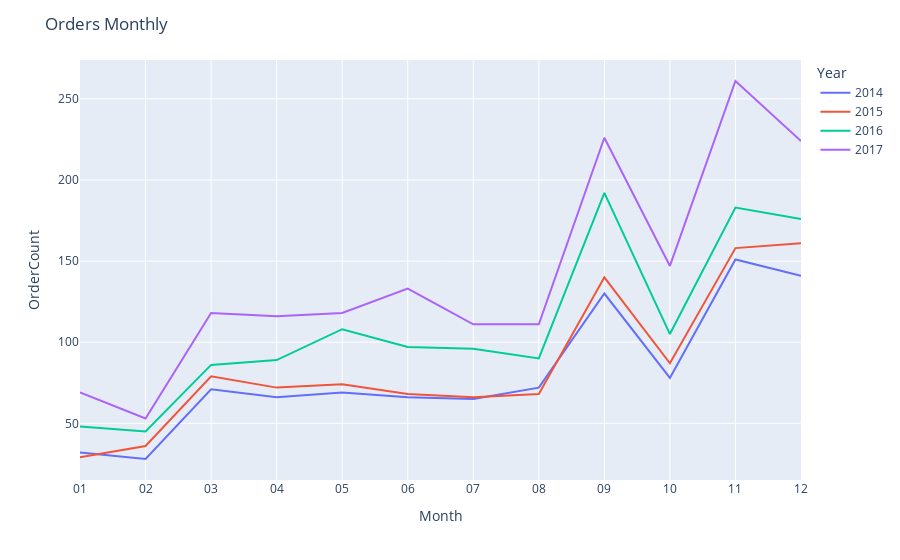

Notebook source saved alongside this figure:
### Code cell
# Orders per month.
orders_monthly_over_years = pd.read_sql(
    """
    SELECT
    SUBSTR(OrderDate, 1, 4) AS Year,
    SUBSTR(OrderDate, 6, 2) AS Month,
    COUNT(OrderID) AS OrderCount
    FROM Orders
    GROUP BY Year, Month
    """, db_conn)

fig = px.line(orders_monthly_over_years, x='Month', y='OrderCount', color='Year')
fig.update_layout(title='Orders Monthly')
fig.show()

### Figure 1 — Plotly figure (JSON) as saved in the notebook; plotly's stock layout.template omitted (floating-point values rounded to 4 significant figures)
{"data": [{"hovertemplate": "Year=2014<br>Month=%{x}<br>OrderCount=%{y}<extra></extra>", "legendgroup": "2014", "line": {"color": "#636efa", "dash": "solid"}, "marker": {"symbol": "circle"}, "mode": "lines", "name": "2014", "orientation": "v", "showlegend": true, "type": "scatter", "x": ["01", "02", "03", "04", "05", "06", "07", "08", "09", "10", "11", "12"], "xaxis": "x", "y": [32, 28, 71, 66, 69, 66, 65, 72, 130, 78, 151, 141], "yaxis": "y"}, {"hovertemplate": "Year=2015<br>Month=%{x}<br>OrderCount=%{y}<extra></extra>", "legendgroup": "2015", "line": {"color": "#EF553B", "dash": "solid"}, "marker": {"symbol": "circle"}, "mode": "lines", "name": "2015", "orientation": "v", "showlegend": true, "type": "scatter", "x": ["01", "02", "03", "04", "05", "06", "07", "08", "09", "10", "11", "12"], "xaxis": "x", "y": [29, 36, 79, 72, 74, 68, 66, 68, 140, 87, 158, 161], "yaxis": "y"}, {"hovertemplate": "Year=2016<br>Month=%{x}<br>OrderCount=%{y}<extra></extra>", "legendgroup": "2016", "line": {"color": "#00cc96", "dash": "solid"}, "marker": {"symbol": "circle"}, "mode": "lines", "name": "2016", "orientation": "v", "showlegend": true, "type": "scatter", "x": ["01", "02", "03", "04", "05", "06", "07", "08", "09", "10", "11", "12"], "xaxis": "x", "y": [48, 45, 86, 89, 108, 97, 96, 90, 192, 105, 183, 176], "yaxis": "y"}, {"hovertemplate": "Year=2017<br>Month=%{x}<br>OrderCount=%{y}<extra></extra>", "legendgroup": "2017", "line": {"color": "#ab63fa", "dash": "solid"}, "marker": {"symbol": "circle"}, "mode": "lines", "name": "2017", "orientation": "v", "showlegend": true, "type": "scatter", "x": ["01", "02", "03", "04", "05", "06", "07", "08", "09", "10", "11", "12"], "xaxis": "x", "y": [69, 53, 118, 116, 118, 133, 111, 111, 226, 147, 261, 224], "yaxis": "y"}], "layout": {"legend": {"title": {"text": "Year"}, "tracegroupgap": 0}, "margin": {"t": 60}, "title": {"text": "Orders Monthly"}, "xaxis": {"anchor": "y", "domain": [0, 1], "title": {"text": "Month"}}, "yaxis": {"anchor": "x", "domain": [0, 1], "title": {"text": "OrderCount"}}}}
